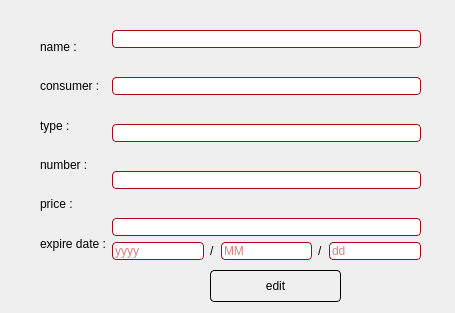
<?xml version="1.0" encoding="UTF-8"?>
<ui version="4.0">
 <class>editpage</class>
 <widget class="QDialog" name="editpage">
  <property name="geometry">
   <rect>
    <x>0</x>
    <y>0</y>
    <width>455</width>
    <height>313</height>
   </rect>
  </property>
  <property name="windowTitle">
   <string>Dialog</string>
  </property>
  <property name="styleSheet">
   <string notr="true">QDialog
{
      background: qconicalgradient(cx:0.5, cy:0.5, angle:30,
                stop:0 rgb(193, 192, 193), stop:1 rgb(255, 159, 159))

}
QLineEdit
{
 border-width: 1px;
    border-style: solid;
    border-color:rgb(162, 10, 23);
    border-radius: 4px;
background-color:white;
color:rgb(166, 5, 0);
	font: 13pt &quot;Comic Sans MS&quot;;
}
QLabel
{
	
	font: 75 17pt &quot;Comic Sans MS&quot;;
color:black;
}
QPushButton
{
	
	font: 75 14pt &quot;Comic Sans MS&quot;;
background: qlineargradient(x1:0, y1:0, x2:1, y2:1,
                stop:0 white, stop: 0.4 white, stop:1 rgb(193, 192, 193));
color:black;
  	 border-width: 1px;
    border-style: solid;
    border-radius: 4px;
}</string>
  </property>
  <widget class="QPushButton" name="editbutton">
   <property name="geometry">
    <rect>
     <x>210</x>
     <y>270</y>
     <width>131</width>
     <height>32</height>
    </rect>
   </property>
   <property name="text">
    <string>edit</string>
   </property>
  </widget>
  <widget class="QWidget" name="">
   <property name="geometry">
    <rect>
     <x>40</x>
     <y>30</y>
     <width>381</width>
     <height>230</height>
    </rect>
   </property>
   <layout class="QHBoxLayout" name="horizontalLayout">
    <item>
     <layout class="QVBoxLayout" name="verticalLayout">
      <item>
       <widget class="QLabel" name="editname">
        <property name="text">
         <string>name :</string>
        </property>
       </widget>
      </item>
      <item>
       <widget class="QLabel" name="editconsumer">
        <property name="text">
         <string>consumer :</string>
        </property>
       </widget>
      </item>
      <item>
       <widget class="QLabel" name="edittype">
        <property name="text">
         <string>type :</string>
        </property>
       </widget>
      </item>
      <item>
       <widget class="QLabel" name="editnumber">
        <property name="text">
         <string>number :</string>
        </property>
       </widget>
      </item>
      <item>
       <widget class="QLabel" name="editprice">
        <property name="text">
         <string>price :</string>
        </property>
       </widget>
      </item>
      <item>
       <widget class="QLabel" name="label">
        <property name="text">
         <string>expire date :</string>
        </property>
       </widget>
      </item>
     </layout>
    </item>
    <item>
     <layout class="QVBoxLayout" name="verticalLayout_2">
      <item>
       <widget class="QLineEdit" name="name"/>
      </item>
      <item>
       <spacer name="verticalSpacer_3">
        <property name="orientation">
         <enum>Qt::Vertical</enum>
        </property>
        <property name="sizeHint" stdset="0">
         <size>
          <width>20</width>
          <height>40</height>
         </size>
        </property>
       </spacer>
      </item>
      <item>
       <widget class="QLineEdit" name="lineEditconsmer"/>
      </item>
      <item>
       <spacer name="verticalSpacer_2">
        <property name="orientation">
         <enum>Qt::Vertical</enum>
        </property>
        <property name="sizeHint" stdset="0">
         <size>
          <width>20</width>
          <height>40</height>
         </size>
        </property>
       </spacer>
      </item>
      <item>
       <widget class="QLineEdit" name="lineEdittype"/>
      </item>
      <item>
       <spacer name="verticalSpacer">
        <property name="orientation">
         <enum>Qt::Vertical</enum>
        </property>
        <property name="sizeHint" stdset="0">
         <size>
          <width>20</width>
          <height>40</height>
         </size>
        </property>
       </spacer>
      </item>
      <item>
       <widget class="QLineEdit" name="lineEditnumber">
        <property name="text">
         <string/>
        </property>
       </widget>
      </item>
      <item>
       <spacer name="verticalSpacer_4">
        <property name="orientation">
         <enum>Qt::Vertical</enum>
        </property>
        <property name="sizeHint" stdset="0">
         <size>
          <width>20</width>
          <height>40</height>
         </size>
        </property>
       </spacer>
      </item>
      <item>
       <widget class="QLineEdit" name="lineEditprice">
        <property name="text">
         <string/>
        </property>
       </widget>
      </item>
      <item>
       <layout class="QHBoxLayout" name="horizontalLayout_2">
        <item>
         <widget class="QLineEdit" name="year2">
          <property name="placeholderText">
           <string>yyyy</string>
          </property>
         </widget>
        </item>
        <item>
         <widget class="QLabel" name="label_2">
          <property name="text">
           <string>/</string>
          </property>
         </widget>
        </item>
        <item>
         <widget class="QLineEdit" name="month2">
          <property name="placeholderText">
           <string>MM</string>
          </property>
         </widget>
        </item>
        <item>
         <widget class="QLabel" name="label_3">
          <property name="text">
           <string>/</string>
          </property>
         </widget>
        </item>
        <item>
         <widget class="QLineEdit" name="day2">
          <property name="placeholderText">
           <string>dd</string>
          </property>
         </widget>
        </item>
       </layout>
      </item>
     </layout>
    </item>
   </layout>
  </widget>
 </widget>
 <resources/>
 <connections/>
</ui>
